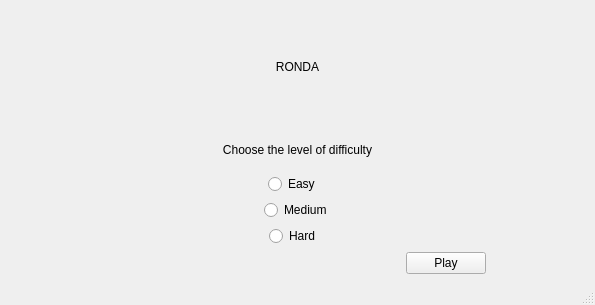
<?xml version="1.0" encoding="UTF-8"?>
<ui version="4.0">
 <class>MainWindow</class>
 <widget class="QMainWindow" name="MainWindow">
  <property name="geometry">
   <rect>
    <x>0</x>
    <y>0</y>
    <width>595</width>
    <height>305</height>
   </rect>
  </property>
  <property name="windowTitle">
   <string>MainWindow</string>
  </property>
  <widget class="QWidget" name="centralwidget">
   <layout class="QVBoxLayout" name="verticalLayout_2">
    <item>
     <widget class="QLabel" name="label">
      <property name="styleSheet">
       <string notr="true">font: 700 20pt &quot;Sitka Heading&quot;;</string>
      </property>
      <property name="text">
       <string>RONDA</string>
      </property>
      <property name="alignment">
       <set>Qt::AlignCenter</set>
      </property>
     </widget>
    </item>
    <item>
     <layout class="QVBoxLayout" name="verticalLayout">
      <item>
       <widget class="QLabel" name="label_2">
        <property name="styleSheet">
         <string notr="true">font: 900 12pt &quot;Source Sans Pro Black&quot;;</string>
        </property>
        <property name="text">
         <string>Choose the level of difficulty</string>
        </property>
        <property name="alignment">
         <set>Qt::AlignCenter</set>
        </property>
       </widget>
      </item>
      <item>
       <layout class="QHBoxLayout" name="horizontalLayout_2">
        <item>
         <spacer name="horizontalSpacer_2">
          <property name="orientation">
           <enum>Qt::Horizontal</enum>
          </property>
          <property name="sizeHint" stdset="0">
           <size>
            <width>40</width>
            <height>20</height>
           </size>
          </property>
         </spacer>
        </item>
        <item>
         <widget class="QRadioButton" name="radioButton">
          <property name="styleSheet">
           <string notr="true">font: 900 10pt &quot;Source Code Pro Black&quot;;</string>
          </property>
          <property name="text">
           <string>Easy  </string>
          </property>
         </widget>
        </item>
        <item>
         <spacer name="horizontalSpacer_5">
          <property name="orientation">
           <enum>Qt::Horizontal</enum>
          </property>
          <property name="sizeHint" stdset="0">
           <size>
            <width>40</width>
            <height>20</height>
           </size>
          </property>
         </spacer>
        </item>
       </layout>
      </item>
      <item>
       <layout class="QHBoxLayout" name="horizontalLayout_3">
        <item>
         <spacer name="horizontalSpacer_3">
          <property name="orientation">
           <enum>Qt::Horizontal</enum>
          </property>
          <property name="sizeHint" stdset="0">
           <size>
            <width>40</width>
            <height>20</height>
           </size>
          </property>
         </spacer>
        </item>
        <item>
         <widget class="QRadioButton" name="radioButton_2">
          <property name="styleSheet">
           <string notr="true">font: 900 10pt &quot;Source Code Pro Black&quot;;</string>
          </property>
          <property name="text">
           <string>Medium</string>
          </property>
         </widget>
        </item>
        <item>
         <spacer name="horizontalSpacer_6">
          <property name="orientation">
           <enum>Qt::Horizontal</enum>
          </property>
          <property name="sizeHint" stdset="0">
           <size>
            <width>40</width>
            <height>20</height>
           </size>
          </property>
         </spacer>
        </item>
       </layout>
      </item>
      <item>
       <layout class="QHBoxLayout" name="horizontalLayout_4">
        <item>
         <spacer name="horizontalSpacer_4">
          <property name="orientation">
           <enum>Qt::Horizontal</enum>
          </property>
          <property name="sizeHint" stdset="0">
           <size>
            <width>40</width>
            <height>20</height>
           </size>
          </property>
         </spacer>
        </item>
        <item>
         <widget class="QRadioButton" name="radioButton_3">
          <property name="styleSheet">
           <string notr="true">font: 900 10pt &quot;Source Code Pro Black&quot;;
</string>
          </property>
          <property name="text">
           <string>Hard  </string>
          </property>
         </widget>
        </item>
        <item>
         <spacer name="horizontalSpacer_7">
          <property name="orientation">
           <enum>Qt::Horizontal</enum>
          </property>
          <property name="sizeHint" stdset="0">
           <size>
            <width>40</width>
            <height>20</height>
           </size>
          </property>
         </spacer>
        </item>
       </layout>
      </item>
     </layout>
    </item>
    <item>
     <layout class="QHBoxLayout" name="horizontalLayout">
      <item>
       <spacer name="horizontalSpacer">
        <property name="orientation">
         <enum>Qt::Horizontal</enum>
        </property>
        <property name="sizeHint" stdset="0">
         <size>
          <width>40</width>
          <height>20</height>
         </size>
        </property>
       </spacer>
      </item>
      <item>
       <widget class="QPushButton" name="pushButton">
        <property name="maximumSize">
         <size>
          <width>16777215</width>
          <height>16777215</height>
         </size>
        </property>
        <property name="text">
         <string>Play</string>
        </property>
       </widget>
      </item>
      <item>
       <spacer name="horizontalSpacer_8">
        <property name="orientation">
         <enum>Qt::Horizontal</enum>
        </property>
        <property name="sizeType">
         <enum>QSizePolicy::Fixed</enum>
        </property>
        <property name="sizeHint" stdset="0">
         <size>
          <width>100</width>
          <height>20</height>
         </size>
        </property>
       </spacer>
      </item>
     </layout>
    </item>
   </layout>
  </widget>
  <widget class="QMenuBar" name="menubar">
   <property name="geometry">
    <rect>
     <x>0</x>
     <y>0</y>
     <width>595</width>
     <height>21</height>
    </rect>
   </property>
  </widget>
  <widget class="QStatusBar" name="statusbar"/>
 </widget>
 <resources/>
 <connections/>
</ui>
